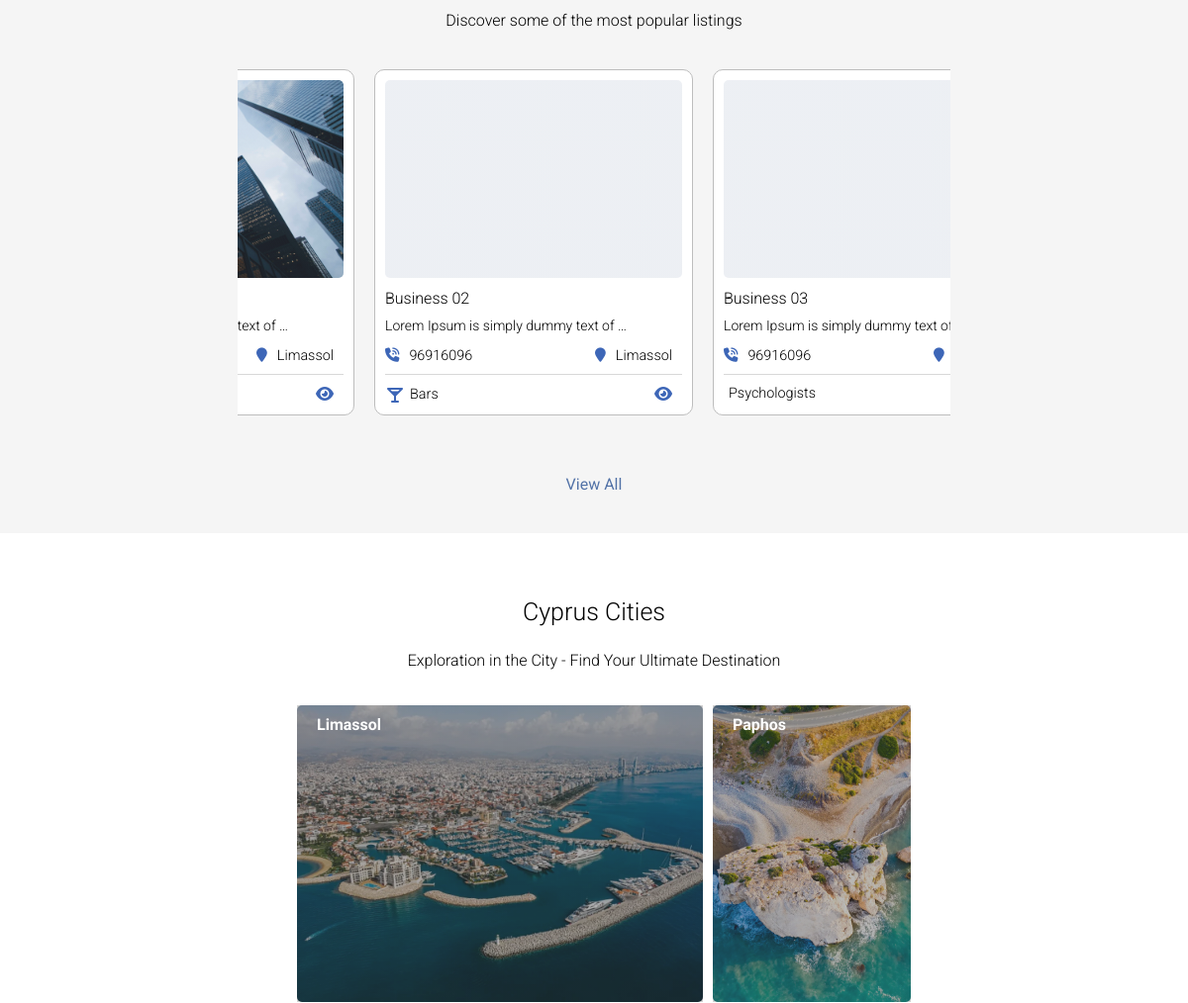
The app's page / (middle part), older data.
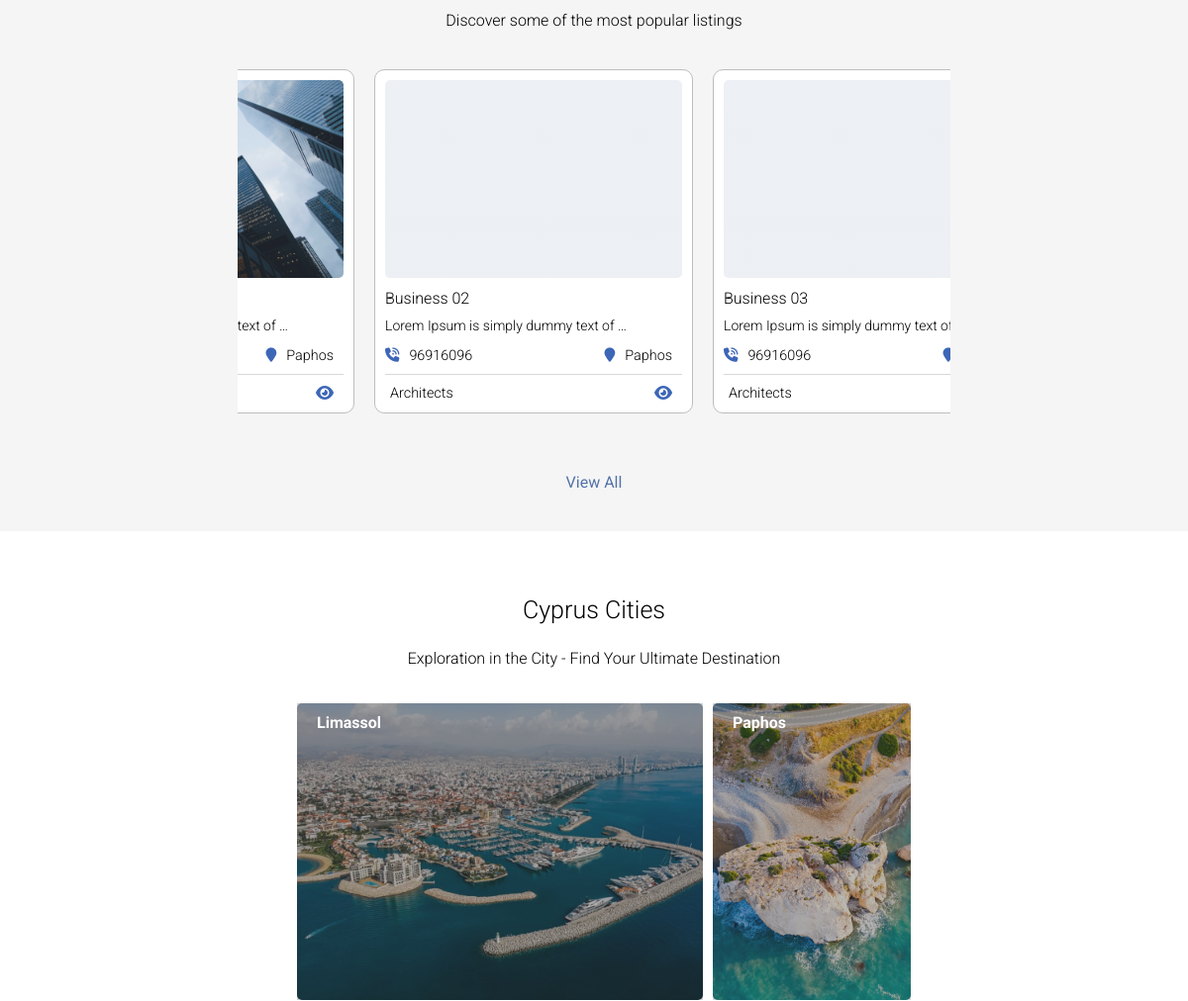
The same page, newer data.
### listings/models.py (models this page shows, shortened)
class Business(models.Model):
    user = models.ForeignKey(
        settings.AUTH_USER_MODEL,
        on_delete=models.CASCADE,
    )
    name = models.CharField(max_length=200,blank=False)
    desc = models.TextField(blank=False)
    city = models.ForeignKey(City,on_delete=models.CASCADE,related_name="businesses_by_city")
    category = models.ForeignKey(BusinessCategory,on_delete=models.CASCADE,related_name="businesses_by_category")
    phone = models.CharField(max_length=20)
    website = models.URLField(max_length = 200,blank=True,null=True)
    email = models.EmailField()
    featured = models.BooleanField(default=False)
    partners = models.ManyToManyField(
        "self",
        symmetrical=True,
        blank=True
    )
    address = models.CharField(max_length=255)

class BusinessImage(models.Model):
    business  = models.ForeignKey(Business,on_delete=models.CASCADE,related_name="business_images")
    image = models.ImageField(upload_to="business_images")
    uploaded_time = models.DateTimeField(auto_now_add=True)
    featured_img = models.BooleanField(default=False)

class City(models.Model):
    city_name = models.CharField(max_length=255)
    city_photo = models.ImageField(upload_to="city_images",null=True,blank=True)
    def __str__(self):
        return self.city_name

class BusinessCategory(models.Model):
    cat_name = models.CharField(max_length=255)
    cat_photo = models.ImageField(upload_to="cat_images",null=True,blank=True)
    featured = models.BooleanField(default=False)

### listings/views.py (the view)
# urls.py: path("", views.index, name="index"),
def index(request):
    cities = City.objects.all()
    categories =  BusinessCategory.objects.all()
    featured_categories = BusinessCategory.objects.filter(featured=True)
    featured_businesses = Business.objects.filter(featured=True)
    for featured_business in featured_businesses:
        featured_business.featured_img = featured_business.business_images.filter(featured_img=True).first()
    return render(request, "listings/homepage.html",{
        "cities":cities,
        "categories":categories,
        "featured_categories":featured_categories,
        "featured_businesses":featured_businesses,
    })

### listings/templates/listings/homepage.html (shortened to what this page needs)
{% extends 'listings/base.html' %}
{% load static %}
{% block main %}
<section class="featured-listings">
    <article class="featured-listings-article">
        <p>Discover some of the most popular listings</p>
    </article>
    <div class="featured-listings-fwraper">
        {% for featured_business in featured_businesses %}
            <div class="business">
                <div class="business--img" style="
                background: linear-gradient(rgba(56, 83, 136, 0.1),rgba(55, 81, 135, 0.1)), url({{featured_business.featured_img.image.url}});
                width:300px;
                height: 200px;
                background-size: cover;
                background-position: center;
                opacity: 0.9;
                border-radius: 5px;">
                </div>
                <h3 class="business-title">{{featured_business.name}}</h3>
                <p class="business-desc">{{featured_business.desc|truncatewords:7}}</p>
                <div class="business-details">
                    <p class="phone"><i class="fa-solid fa-phone-volume" style="color: rgb(0, 0, 0);"></i>{{featured_business.phone}}</p>
                    <p class="city"><i class="fa-solid fa-location-pin" style="color: rgb(0, 0, 0);"></i>{{featured_business.city}}</p>
                </div>
                <div class="business_sub-details">
                    <div class="featured_cat">
                        {% if featured_business.category.cat_photo %}
                        <img src="{{featured_business.category.cat_photo.url}}" alt="">
                        {% endif %}
                        <p>{{featured_business.category.cat_name}}</p>
                    </div>
                    <div class="business_sub-details-right">
                        <a href="{% url 'singlelisting' featured_business.name %}"><i class="fa-solid fa-eye"></i></a>
                    </div>
                </div>
            </div>
        {% endfor %}
    </div>
    <a href="{% url 'all_listings' %}" class="view-all-listings">View All</a>
</section>
<section class="featured-cities">
    <article class="section-intro">
        <h3>Cyprus Cities</h3>
        <p>Exploration in the City - Find Your Ultimate Destination</p>
    </article>
    <div class="cities-grid">
        {% for city in cities %}
            <div class="city-item city-item-{{city.id}}" >
                <div class="city-item-img" style="
                    background: linear-gradient(rgba(39, 39, 39, 0.15),rgba(46, 46, 46, 0.15)), url({{city.city_photo.url}});
                    width:100%;
                    height: 100%;
                    background-repeat: no-repeat;
                    background-size: cover;
                    background-position: center;
                    border-radius: 5px;
                ">
                    <a href="{% url 'city' city.city_name %}" class="city-link">
                        {{ city.city_name }}
                    </a>
                </div>
            </div>
        {% endfor %}
    </div>
</section>
{% endblock %}

### listings/templates/listings/base.html (shortened to what this page needs)
{% load static %}
<!DOCTYPE html>
<html lang="en">
<head>
    <link rel="stylesheet" href="{% static 'css/app.css' %}">
</head>
<body>
    <main class="main">
        {% block main %}
        {% endblock %}
    </main>
</body>
</html>

### listings/static/css/app.css (style rules this page uses)
html { scrollbar-color: #2667a8 #d1d1d1; scrollbar-width: thin; }
html, body { margin: 0; padding: 0; }
body { font-family: "Roboto", sans-serif; }
* { box-sizing: border-box; }
.main { min-height: 90vh; }
section .section-intro { text-align: center; font-weight: 300; }
section .section-intro h3 { font-size: 25px; font-weight: 300; }
.featured-listings { text-align: center; margin-top: -40px; background-color: #fafafa; background-color: #5272a7; background-color: whitesmoke; padding: 40px 0; }
.featured-listings-article p { font-weight: 300; }
.featured-listings .featured-listings-fwraper { display: flex; justify-content: center; width: 60%; padding-left: 220px; margin: 40px auto; overflow-x: scroll; }
.featured-listings .featured-listings-fwraper p { font-weight: 300; font-size: 0.9rem; }
.featured-listings .featured-listings-fwraper .business { text-align: left; flex-shrink: 0; flex-grow: 0; padding: 10px; background-color: #f9f9f9; background-color: white; margin-bottom: 20px; border-radius: 10px; border: 1px solid #bdbdbd; }
.featured-listings .featured-listings-fwraper .business .business-details { display: flex; justify-content: space-between; font-weight: 300; }
.featured-listings .featured-listings-fwraper .business .business-details p { margin: 0; }
.featured-listings .featured-listings-fwraper .business .business-details p .fa-solid.fa-phone-volume, .featured-listings .featured-listings-fwraper .business .business-details p .fa-solid.fa-location-pin { color: #3d66b7 !important; margin-right: 10px; }
.featured-listings .featured-listings-fwraper .business .business-details .city { margin-right: 10px; }
.featured-listings .featured-listings-fwraper .business .business-title { margin-bottom: 0; line-height: 10px; font-size: 1rem; }
.featured-listings .featured-listings-fwraper .business .business-title, .featured-listings .featured-listings-fwraper .business .business-desc { font-weight: 300; }
.featured-listings .featured-listings-fwraper .business .business-desc { font-size: 14px; }
.featured-listings .featured-listings-fwraper .business .business_sub-details { border-top: 1px solid #d8d8d8; margin-top: 10px; display: flex; justify-content: space-between; align-items: center; }
.featured-listings .featured-listings-fwraper .business .business_sub-details .featured_cat { margin: 0; margin-top: 10px; display: flex; justify-content: flex-start; align-items: center; }
.featured-listings .featured-listings-fwraper .business .business_sub-details .featured_cat p { margin: 0; margin-left: 5px; }
.featured-listings .featured-listings-fwraper .business .business_sub-details-right { position: relative; }
.featured-listings .featured-listings-fwraper .business .business_sub-details-right a i.fa-solid.fa-eye { color: #3d66b7 !important; margin-right: 10px; margin-top: 10px; }
.featured-listings .featured-listings-fwraper > *:not(:last-of-type) { margin-right: 20px; }
.featured-listings .view-all-listings:link, .featured-listings .view-all-listings:visited { color: #5272a7; text-decoration: none; }
.featured-cities { padding: 40px 0; }
.featured-cities .cities-grid { display: grid; width: 50%; margin: 0 auto; padding: 20px 0; grid-template-columns: 33.33% 33.33% 33.33%; grid-template-rows: 300px 300px; grid-gap: 10px; }
.featured-cities .cities-grid .city-item { border-radius: 10px; position: relative; }
.featured-cities .cities-grid .city-item .city-item-img { display: block; transition: all .9s !important; }
.featured-cities .cities-grid .city-item-1 { grid-column-start: 1; grid-column-end: 3; }
.featured-cities .cities-grid .city-item-2 { grid-column-start: 3; grid-column-end: 4; }
.featured-cities .cities-grid .city-item .city-link { height: 100%; width: 100%; position: absolute; inset: 0; padding: 10px 20px; transition: all .4s; }
.featured-cities .cities-grid .city-item .city-link:link, .featured-cities .cities-grid .city-item .city-link:visited { color: white; text-decoration: none; font-weight: bold; background-color: rgba(69, 69, 69, 0.248); }

Row changes from the older to the newer data that the page shows:
changed Business (number 1 of 3 on the later page): city "Limassol" → "Paphos"
changed Business "Business 02": city "Limassol" → "Paphos"; category.cat_name "Bars" → "Architects"; category.cat_photo: picture removed
changed Business "Business 03": category.cat_name "Psychologists" → "Architects"
